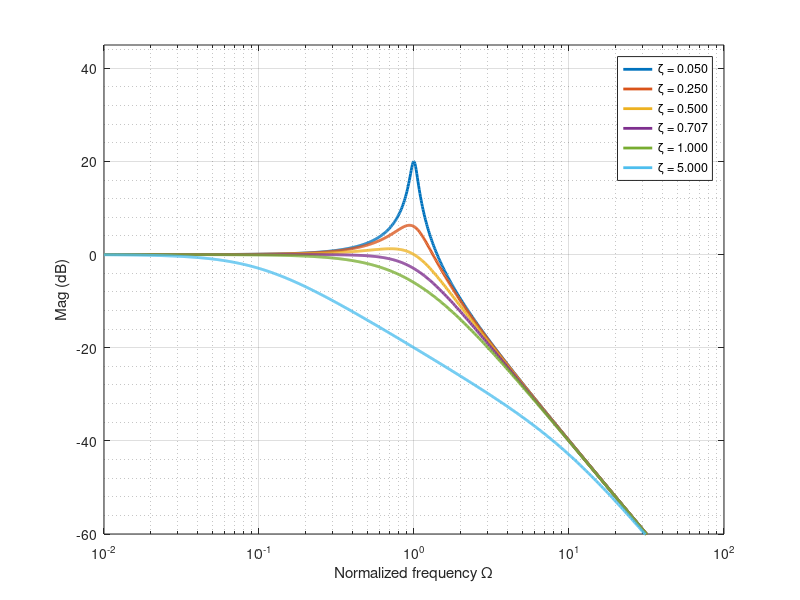

This figure's MATLAB source: (Note: this script raises an error after producing the figure.)
% inspired by http://www.kves.uniza.sk/kvesnew/dokumenty/DREP/Filters/SecondOrderFilters.pdf

zeta = [0.05 0.25 0.5 sqrt(2)/2 1.0 5.0];

N = 1000;
w = logspace(-2, 2, N);
t = linspace(0, 10, N);

mag = [];
phs = [];
steps = [];

legend_labels = cell(length(zeta), 1);
for i = 1:length(zeta)
    H = tf([1], [1 2*zeta(i) 1]);
    [m, p] = bode(H, w);
    mag = [mag reshape(m, N, 1)];
    phs = [phs reshape(p, N, 1)];
    
    y = step(H, t);
    steps = [steps reshape(y, N, 1)];
    
    legend_labels{i} = sprintf('\\zeta = %5.3f', zeta(i));
end

figure()
h = semilogx (w ,20*log10(mag));
set(h ,'LineWidth', 2.0);
grid on;
grid minor;
xlabel('Normalized frequency \Omega');
ylabel('Mag (dB)');
xlim([w(1) w(end)]);
ylim([-60 45]);
legend(legend_labels);
matlab2tikz('../figures/2nd_order_filter_mag.tex')
close all;

figure()
h = semilogx(w, phs);
set(h ,'LineWidth', 2.0);
grid on;
grid minor;
xlabel('Normalized frequency \Omega');
ylabel('Phase (deg)');
xlim ([w(1) w(end)]);
ylim ([-190 10]);
legend(legend_labels);
matlab2tikz('../figures/2nd_order_filter_phase.tex')
close all;

figure()
h = plot(t, steps);
set(h ,'LineWidth', 2.0);
grid on;
grid minor;
xlabel('Time');
ylabel('Output (voltage for example)');
xlim ([t(1) t(end)]);
ylim ([0 2]);
legend(legend_labels);
matlab2tikz('../figures/2nd_order_filter_step_response.tex')
close all;